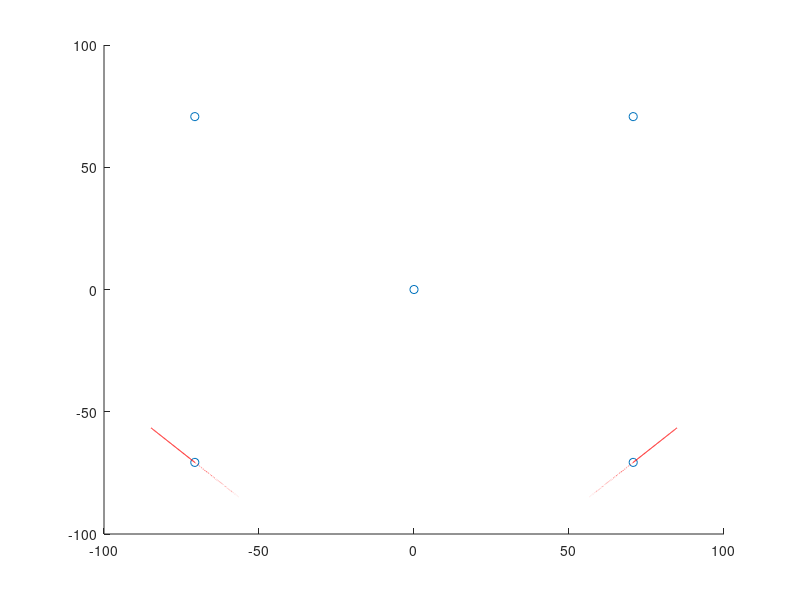

The MATLAB source for this figure:
function ApproximateVolumetricReconstruction()

SDD = 200;
SAD = 100;
ADD = 100;
Ock = [0; 0; 0];
S0 = Ock + [0 ; SAD ; 0];
C0 = Ock + [0 ; -ADD ; 0 ];

RzNeg = [cosd(45) sind(45) 0 ; -sind(45) cosd(45) 0 ; 0 0 1];
RzPos = [cosd(-45) sind(-45) 0 ; -sind(-45) cosd(-45) 0 ; 0 0 1];
Sa = RzPos*S0;
Sb = RzNeg*S0;
Ca = RzPos*C0;
Cb = RzNeg*C0;
Wa = (Ca-Sa)/norm(Ca-Sa);
Wb = (Cb-Sb)/norm(Cb-Sb);


pts = [Ock.';Sa.';Sb.';Ca.';Cb.'];

hold on
scatter3(pts(:,1), pts(:,2), pts(:,3));
plotCircle3D(Ca.',Wa.',20);
plotCircle3D(Cb.',Wb.',20);
hold off

end

function plotCircle3D(center,normal,radius)
theta=0:0.01:2*pi;
v=null(normal);
points=repmat(center',1,size(theta,2))+radius*(v(:,1)*cos(theta)+v(:,2)*sin(theta));
plot3(points(1,:),points(2,:),points(3,:),'r-');
end
